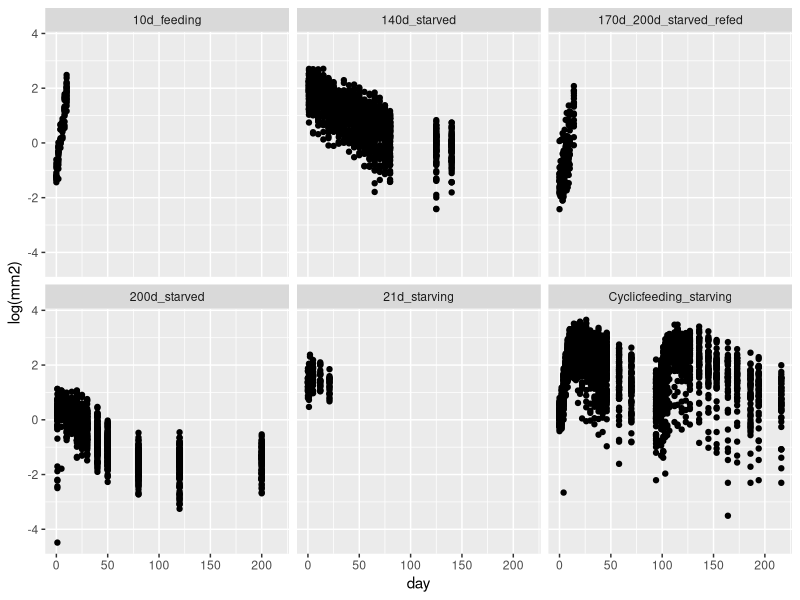

Write the R code that produced this figure.
library(ggplot2)

# read data
df = read.csv2("Data/ALLDATA_bodysize.csv")

# summary plot
ggplot(df, aes(x=day,y=log(mm2))) + geom_point() + facet_wrap(~experiment)

# subset and write ad libitum feeding data
sub = df[df$experiment=="Cyclicfeeding_starving" & df$condition=="AL" & !is.na(df$mm2),]
write.table(data.frame(x=sub$day, y=log(sub$mm2)), "cycle-AL.txt", row.names=FALSE, col.names=FALSE)

# subset and write restricted feeding data
sub = df[df$experiment=="Cyclicfeeding_starving" & df$condition=="RES" & !is.na(df$mm2),]
write.table(data.frame(x=sub$day, y=log(sub$mm2)), "cycle-RES.txt", row.names=FALSE, col.names=FALSE)

# subset and write others
sub = df[df$experiment=="10d_feeding" & !is.na(df$mm2),]
write.table(data.frame(x=sub$day, y=log(sub$mm2)), "data-10d.txt", row.names=FALSE, col.names=FALSE)

sub = df[df$experiment=="140d_starved" & !is.na(df$mm2),]
write.table(data.frame(x=sub$day, y=log(sub$mm2)), "data-140d.txt", row.names=FALSE, col.names=FALSE)

sub = df[df$experiment=="170d_200d_starved_refed" & df$condition == "170d" & !is.na(df$mm2),]
write.table(data.frame(x=sub$day, y=log(sub$mm2)), "data-170d-170.txt", row.names=FALSE, col.names=FALSE)

sub = df[df$experiment=="170d_200d_starved_refed" & df$condition == "200d" & !is.na(df$mm2),]
write.table(data.frame(x=sub$day, y=log(sub$mm2)), "data-170d-200.txt", row.names=FALSE, col.names=FALSE)

sub = df[df$experiment=="200d_starved" & !is.na(df$mm2),]
write.table(data.frame(x=sub$day, y=log(sub$mm2)), "data-200d.txt", row.names=FALSE, col.names=FALSE)

sub = df[df$experiment=="21d_starving" & !is.na(df$mm2),]
write.table(data.frame(x=sub$day, y=log(sub$mm2)), "data-21d.txt", row.names=FALSE, col.names=FALSE)


